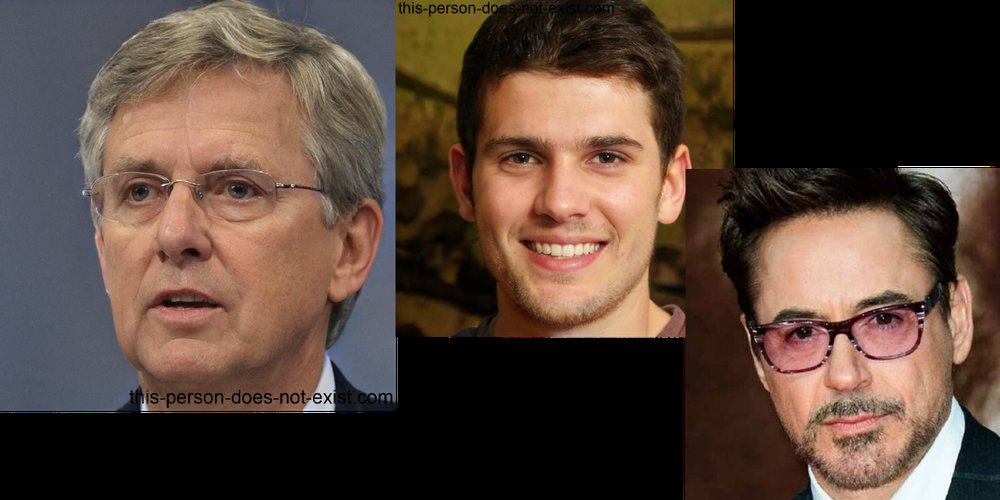
#> input picture Ai/Face detecor/faces_03.png, 1000 x 500 px, shrunk from 2048 x 1024 before the run, found by its file name
$ python face_detector_img.py
#> lines starting #> are read from the running program, lines starting #| are printed output that depends on the picture; after the words box and inside, x2 and y2 are one past the last pixel; in counts of white or black regions, pixels touching at a corner belong together
import cv2


#Load pre-trained data from opencv
face_data = cv2.CascadeClassifier(cv2.data.haarcascades + "haarcascade_frontalface_default.xml")

#Image to detect
img = cv2.imread('C:/Users/tobyr/TobyPy/TobyPy/Ai/Face detecor/faces_03.png')
#> img is the input picture: shape (500, 1000, 3); mean B, G, R 57.5, 68.4, 88.1

#Haarcascade takes only grayscaled images
gray_img = cv2.cvtColor(img, cv2.COLOR_BGR2GRAY)
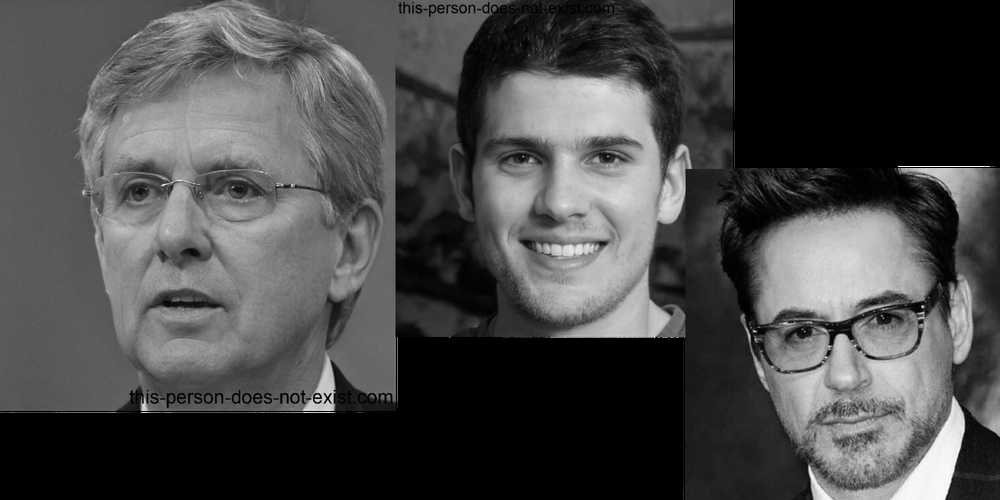
#> gray_img: shape (500, 1000); min 0, max 255, mean 73.1

#Detect face in img
face_coordinates = face_data.detectMultiScale(gray_img)
#> face_coordinates = [[449, 67, 234, 234], [43, 78, 284, 284], [719, 229, 248, 248]]
#print(face_coordinates)

#Draw rectangles
#(the image, (coordinates to upper right corner), (coor to bottom left corner), (color in BGR), thickness)
for x, y, w, h in face_coordinates:
    fin_img = cv2.rectangle(img, (x, y), (x+w, y+h), (0, 0, 255), 4)
#> this loop made 3 passes
#> pass 2, `fin_img = cv2.rectangle(img, (x, y), (x+w, y+h), (0, 0, 255), 4)`:
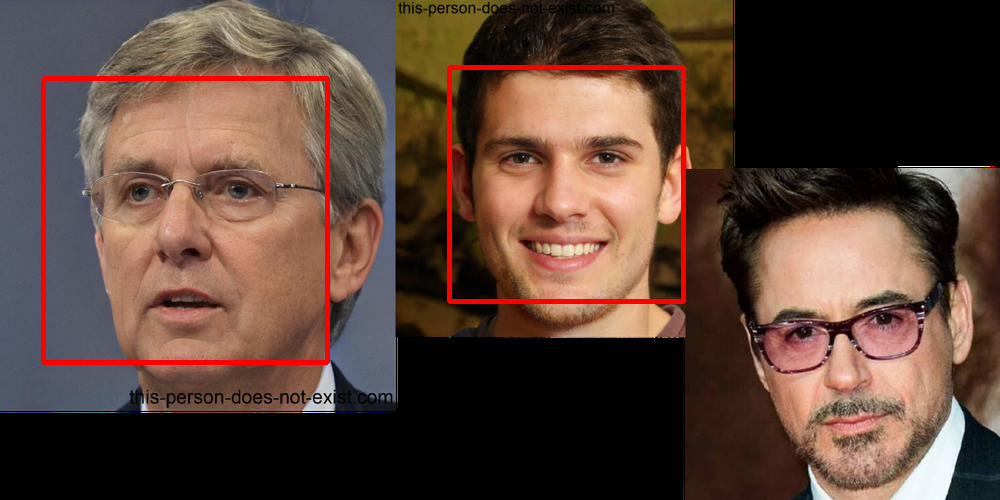
#> fin_img: shape (500, 1000, 3); mean B, G, R 56.2, 66.8, 91.3
#> pass 3, `fin_img = cv2.rectangle(img, (x, y), (x+w, y+h), (0, 0, 255), 4)`:
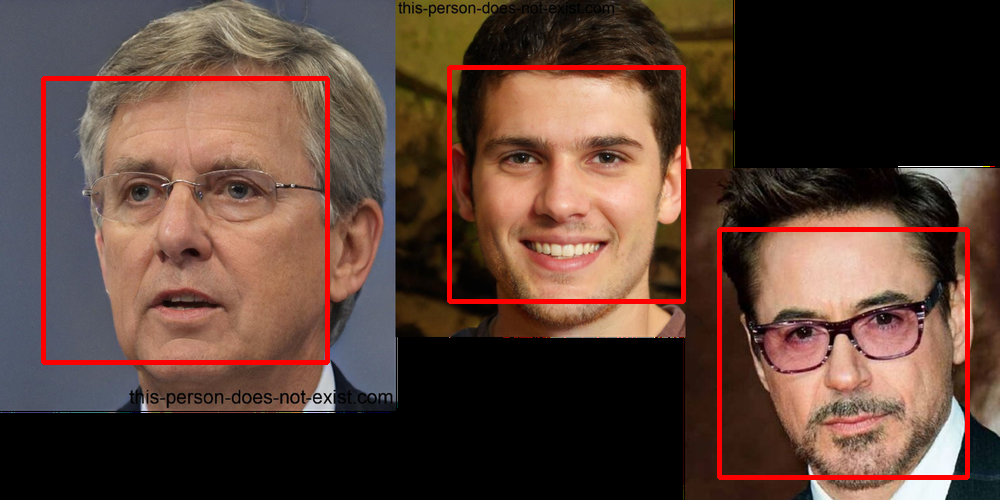
#> fin_img: shape (500, 1000, 3); 0.99% of pixels changed, all inside (x1, y1, x2, y2) = (717, 227, 970, 480)

'''
(x, y, w, h) = face_coordinates[0] --> draws around the first person
(x, y, w, h) = face_coordinates[1] --> draws around the second person
fin_img = cv2.rectangle(img, (x, y), (x+w, y+h), (0, 0, 255), 4) --> actually write it out
'''

#show img
cv2.imshow('Face Detector', fin_img)
#Making sure program doesn't close instantly
cv2.waitKey()

$ run again, with Ai/Face detecor/face_01.png copied over Ai/Face detecor/faces_03.png
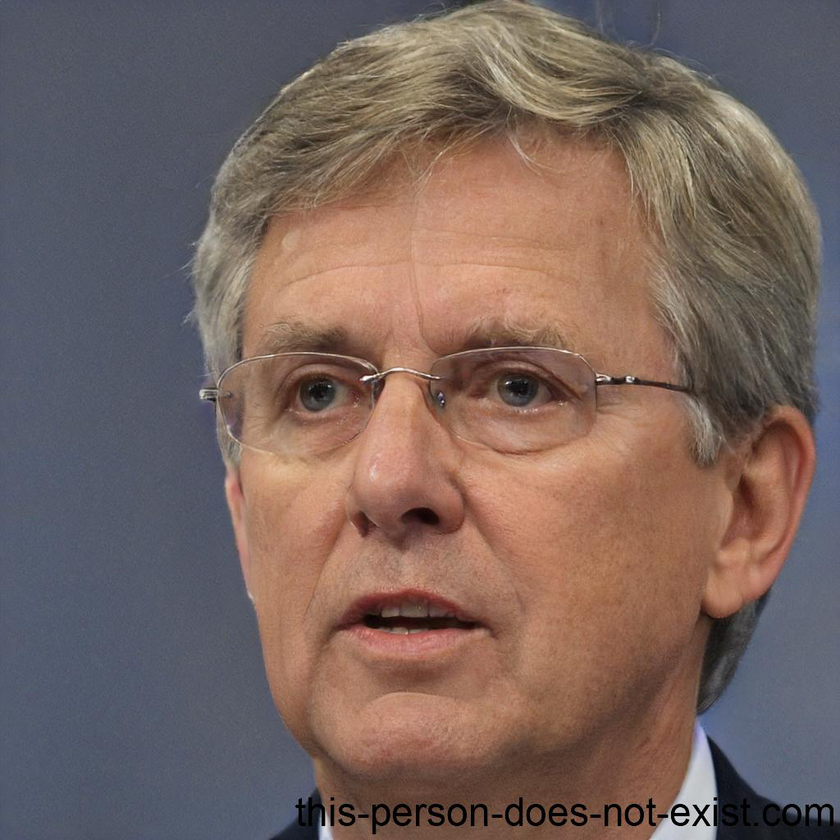
#> input picture Ai/Face detecor/face_01.png, 840 x 840 px, shrunk from 1024 x 1024 before the run, found by its file name
#> img is the input picture: shape (840, 840, 3); mean B, G, R 94.4, 100.3, 119.7
#> `gray_img = cv2.cvtColor(img, cv2.COLOR_BGR2GRAY)`:
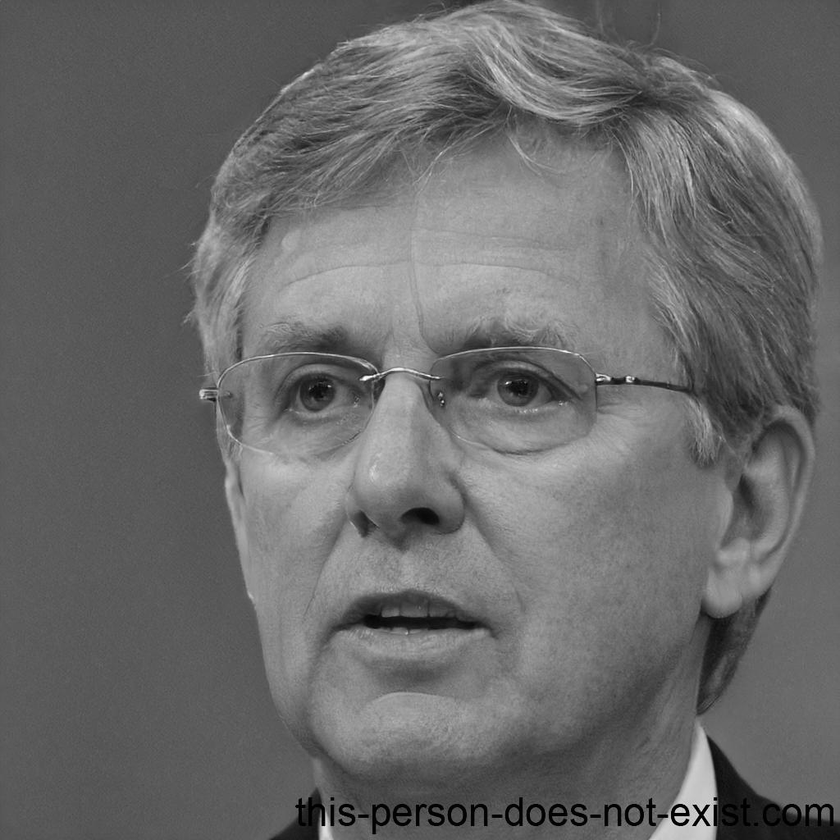
#> gray_img: shape (840, 840); min 0, max 255, mean 105.4
#> face_coordinates = [[117, 151, 587, 587]]
#> the loop `for x, y, w, h in face_coordinates:` made 1 pass
#> pass 1, `fin_img = cv2.rectangle(img, (x, y), (x+w, y+h), (0, 0, 255), 4)`:
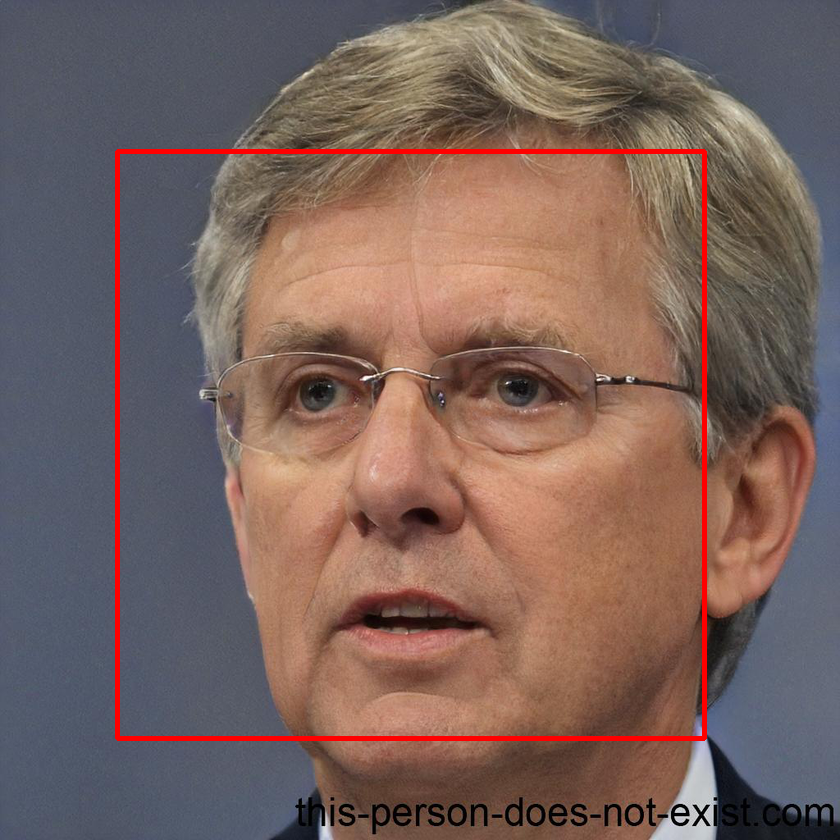
#> fin_img: shape (840, 840, 3); mean B, G, R 93, 98.7, 122.1

$ run again, with Ai/Face detecor/face_02.png copied over Ai/Face detecor/faces_03.png
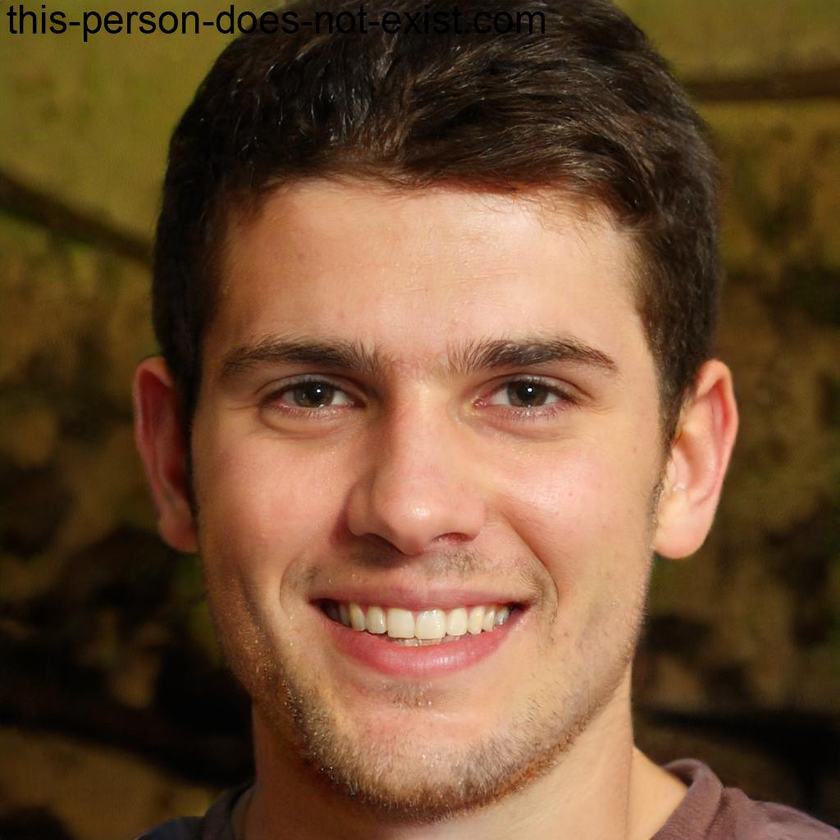
#> input picture Ai/Face detecor/face_02.png, 840 x 840 px, shrunk from 1024 x 1024 before the run, found by its file name
#> img is the input picture: shape (840, 840, 3); mean B, G, R 51.1, 78.7, 110.7
#> `gray_img = cv2.cvtColor(img, cv2.COLOR_BGR2GRAY)`:
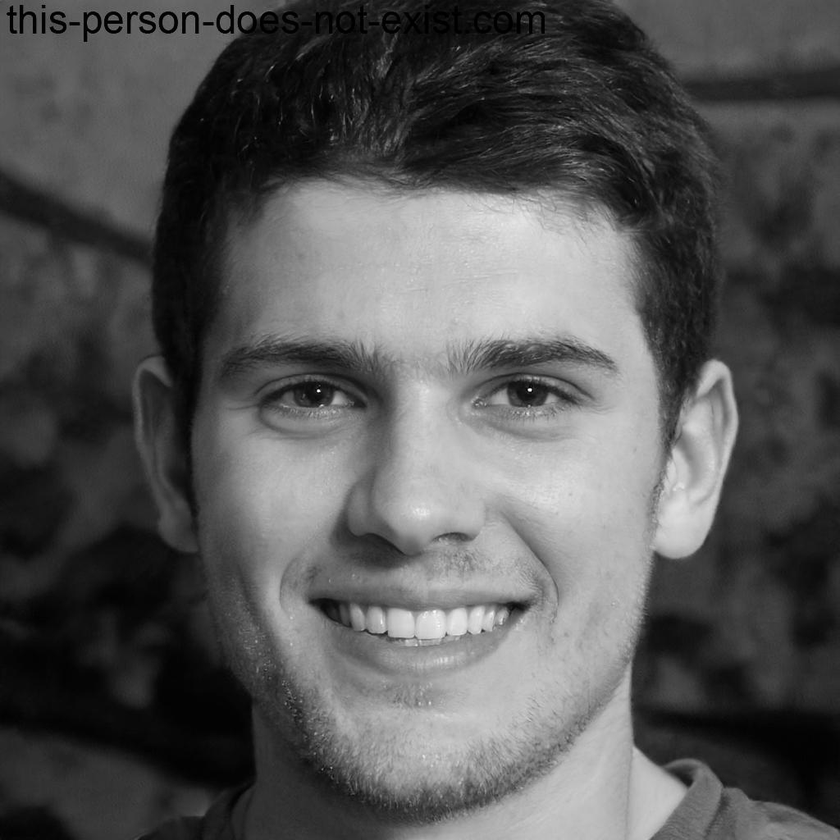
#> gray_img: shape (840, 840); min 0, max 255, mean 85.1
#> face_coordinates = [[137, 168, 575, 575]]
#> the loop `for x, y, w, h in face_coordinates:` made 1 pass
#> pass 1, `fin_img = cv2.rectangle(img, (x, y), (x+w, y+h), (0, 0, 255), 4)`:
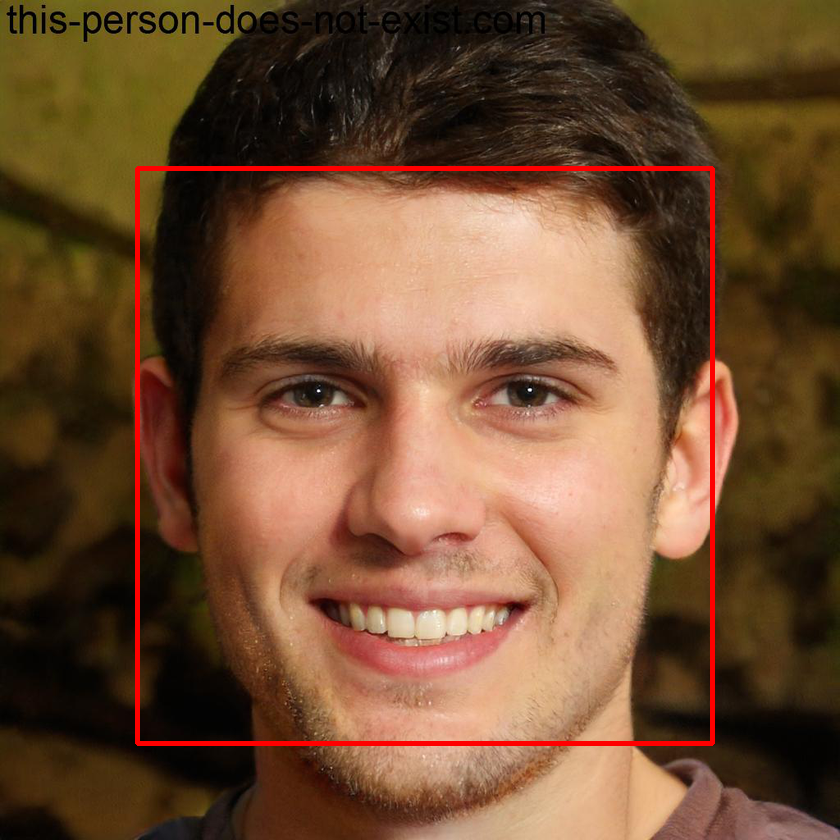
#> fin_img: shape (840, 840, 3); mean B, G, R 50.5, 77.7, 113.4
